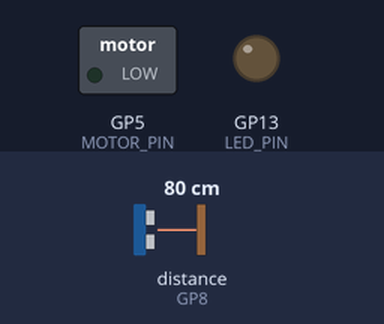
Simulated run of this sketch. Board: Raspberry Pi Pico. On the bench: switched loads named in the sketch (green lamp = pin HIGH), output pins drawn as LEDs (lit = HIGH). Wiring (inferred from the names in the program): ultrasonic range finder: trigger GP7; echo GP8. The inputs (shaded band) are chosen by the test bench; at power-on: distance to the obstacle (sensor on GP8) 80 cm. The echo pulse lasts 58.3 µs per cm; pins used as bus, display or sensor lines are not drawn.

Above: at 1.2 s.
1.3 s: distance to the obstacle (sensor on GP8) set to 22 cm
2.8 s: distance to the obstacle (sensor on GP8) set to 18 cm
At 3.1 s:
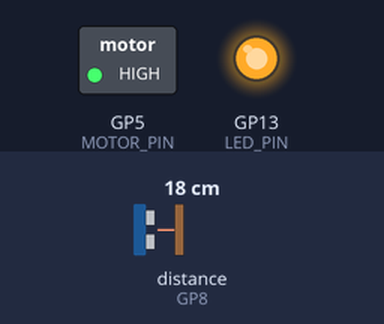
4.3 s: distance to the obstacle (sensor on GP8) set to 35 cm
At 5.5 s:
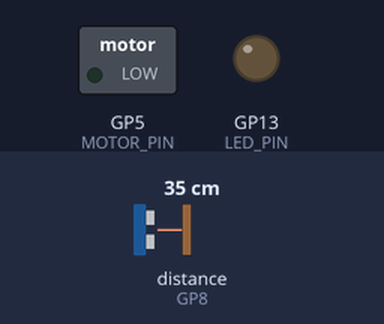
5.8 s: distance to the obstacle (sensor on GP8) set to 2 cm
At 6.6 s:
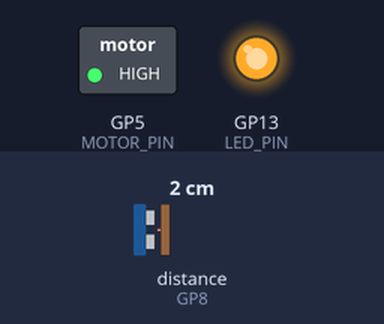
Timing chart, 0 to 8.3 s (numbered marks = the images above; inputs shaded):
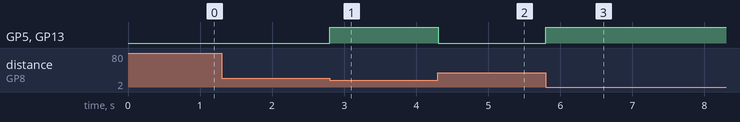

Measured:
- the behaviour switches between 21 and 20 cm on distance to the obstacle (sensor on GP8) (found by bisection; images 0 and 1)
- after the input at 1.3 s, every drawn part: stays the same
- after the input at 2.8 s, GP5 (MOTOR_PIN), GP13 (LED_PIN): LOW → HIGH at once
- after the input at 4.3 s, GP5 (MOTOR_PIN), GP13 (LED_PIN): HIGH → LOW at once
- after the input at 5.8 s, GP5 (MOTOR_PIN), GP13 (LED_PIN): LOW → HIGH at once

The sketch:

decl_practice_144.ino
```cpp
// snippet: decl_practice_144
// tags: globals, declare, millis, nonblocking
// boards: avr, esp32, megaavr, nano33iot, romi32u4, rp2040
// library: none
// description: Declare const int TRIG_PIN=7, ECHO_PIN=8, LED_PIN=13, MOTOR_PIN=5 at global scope
// prompts: declare, const, trig_pin=7, echo_pin=8, led_pin=13, motor_pin=5
// verified: compile-only
// source: kd-generated (id 144)

const int TRIG_PIN = 7;
const int ECHO_PIN = 8;
const int LED_PIN = 13;
const int MOTOR_PIN = 5;

void setup() {
  pinMode(TRIG_PIN, OUTPUT);
  pinMode(ECHO_PIN, INPUT);
  pinMode(LED_PIN, OUTPUT);
  pinMode(MOTOR_PIN, OUTPUT);
}

void loop() {
  digitalWrite(TRIG_PIN, LOW);
  delayMicroseconds(2);
  digitalWrite(TRIG_PIN, HIGH);
  delayMicroseconds(10);
  digitalWrite(TRIG_PIN, LOW);

  long duration = pulseIn(ECHO_PIN, HIGH);  // returns echo duration in us; divide by 58 for cm (speed of sound)
  float distance = duration * 0.034 / 2;

  if (distance < 20) {
    digitalWrite(LED_PIN, HIGH);
    digitalWrite(MOTOR_PIN, HIGH);
  } else {
    digitalWrite(LED_PIN, LOW);
    digitalWrite(MOTOR_PIN, LOW);
  }
}
```
